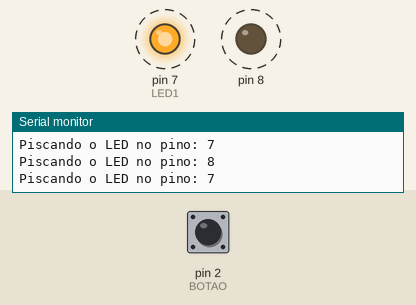
The sketch below on a simulated Arduino Uno, built with avr-gcc and run on an emulated ATmega328P. Shown: output pins drawn as LEDs (lit = HIGH), the last lines printed to the serial monitor. Dashed ring = blinking. The test bench sets the inputs (shaded band); at power-on: pin 2 (BOTAO) HIGH.

Above: at 1.2 s.
1.3 s: pin 2 (BOTAO) pulled LOW for 0.15 s
At 2.7 s:
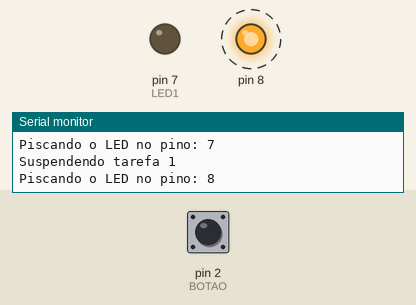
4.4 s: pin 2 (BOTAO) pulled LOW for 1 s
At 4.75 s:
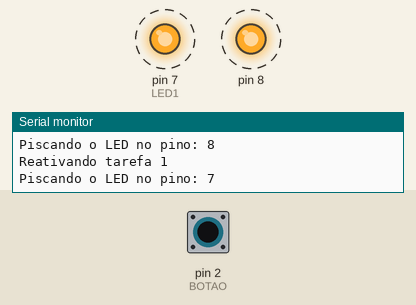
7.4 s: pin 2 (BOTAO) pulled LOW for 3.2 s
Timing chart, 0 to 18.1 s (numbered marks = the images above; inputs shaded):
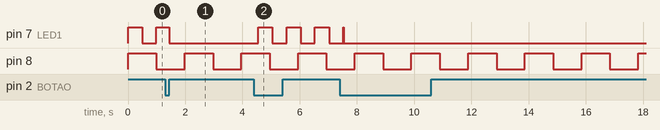

Measured:
- after the input at 4.4 s, pin 7 (LED1): alternates HIGH for 0.50 s and LOW for 0.50 s, starting after 0.15 s
- by itself, pin 8: alternates HIGH for 0.99 s and LOW for 0.99 s

The sketch:

exercicio6.ino
```cpp
#include "Arduino_FreeRTOS.h"
#include "task.h"

#define LED1 7
#define LED2 8
#define LED3 9
#define BOTAO 2

typedef struct pisca_led
{
  uint16_t Tempo_ms;
  uint8_t pino;
} led_t;

led_t led1 = {500, LED1}; //LED1: delay 500ms (1Hz), pino 7
led_t led2 = {1000, LED2}; //LED2: delay 1000ms (0,5Hz), pino 8
led_t led3 = {100, LED3}; //LED3: delay 100ms (5Hz), pino 9

/* Variáveis para armazenamento do handle das tasks*/
TaskHandle_t Tarefa1Handle = NULL;
TaskHandle_t Tarefa2Handle = NULL;
TaskHandle_t Tarefa3Handle = NULL;

/*protítipos das Tasks*/
void vTarefa1(void *pvParameters);

void setup()
{
  Serial.begin(9600);
  xTaskCreate(vTarefa1, "Tarefa1", 128, (void *)&led1, 1, &Tarefa1Handle);
  xTaskCreate(vTarefa1, "Tarefa2", 128, (void *)&led2, 1, &Tarefa2Handle);
  xTaskCreate(vTarefa3, "Tarefa3", 128, NULL, 1, &Tarefa3Handle);
  pinMode(BOTAO, INPUT_PULLUP);
}

void loop()
{
}

void vTarefa1(void *pvParameters) // Mesma função chamada com 2 tarefas diferentes
{
  led_t *led = (led_t *)pvParameters; //faz a leitura da struct passada
  pinMode(led->pino, OUTPUT);         //configura pino como saída
  while (1)
  {
    Serial.println("Piscando o LED no pino: " + String(led->pino));
    digitalWrite(led->pino, !digitalRead(led->pino));
    vTaskDelay(pdMS_TO_TICKS(led->Tempo_ms));
    }
}

void vTarefa3(void *pvParameters)
{
  int debouncingContagem = 0;
  int x = 0;
  int estado_anterior = HIGH;
  while(1)
  {
    if(digitalRead(BOTAO) == LOW)
    {
      debouncingContagem++;
      if(debouncingContagem >= 10 && x == 0 && estado_anterior == HIGH) {
        debouncingContagem = 0;
         Serial.println("Suspendendo tarefa 1");
         vTaskSuspend(Tarefa1Handle);
         digitalWrite(LED1,LOW);
         x=1;
         estado_anterior = LOW;
      }
      else if (debouncingContagem >= 10 && x == 1 && estado_anterior == HIGH){
         debouncingContagem = 0;
         Serial.println("Reativando tarefa 1");
         vTaskResume(Tarefa1Handle);
         digitalWrite(LED1,LOW);
         x=0;
         estado_anterior = LOW;
      }
    }
    else
    {
      debouncingContagem = 0;
      estado_anterior = HIGH;
    }
    vTaskDelay(pdMS_TO_TICKS(20));
  }
}
```
